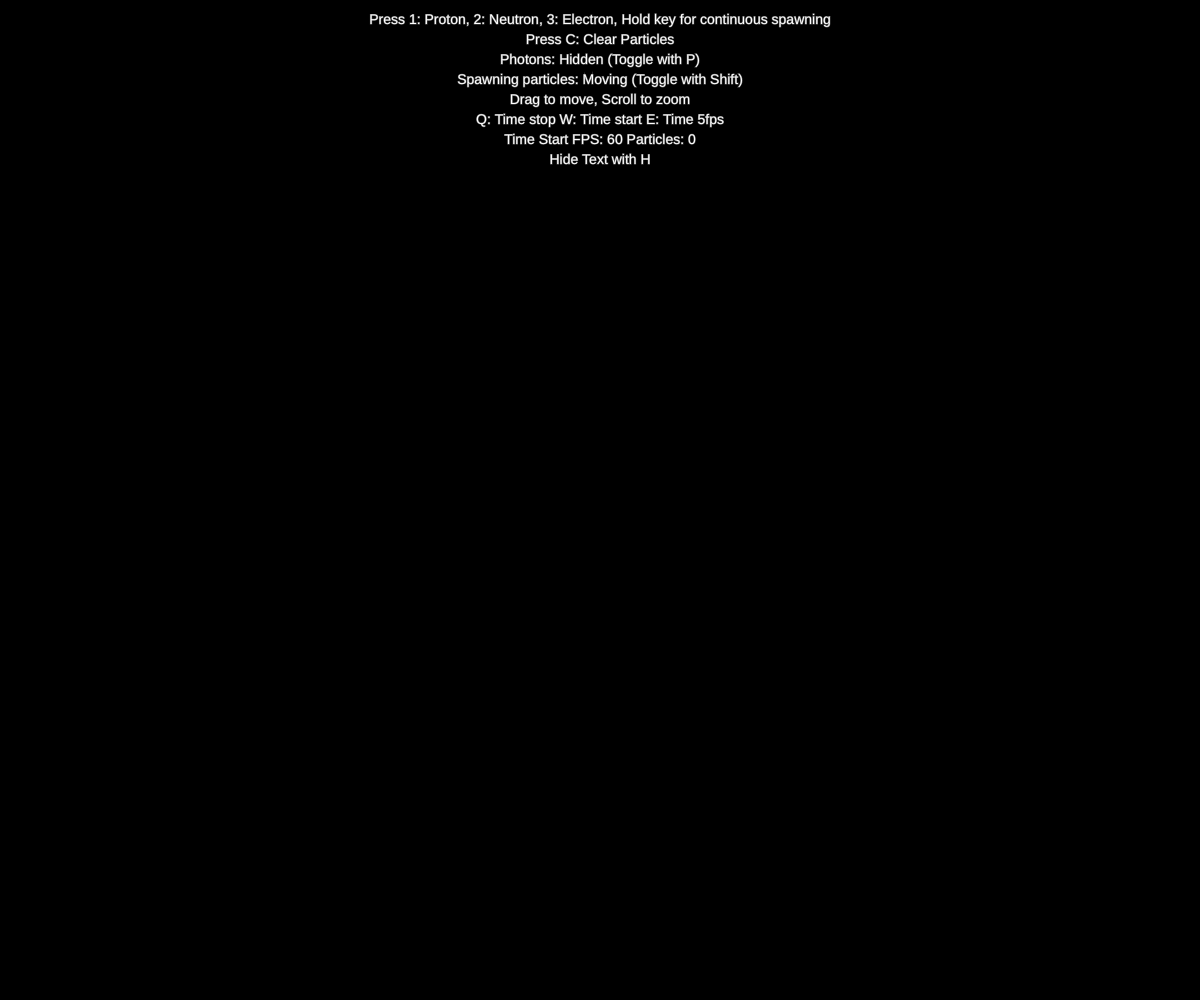
Frame 1 (no input)
Frame 60 (no input): identical to frame 1, image omitted
Frame 120 (the mouse pressed at the canvas centre since frame 60): identical to frame 1, image omitted

The p5.js sketch that drew this single still picture (run headless with seeded random() and noise() and a simulated clock; from frame 60 on, the mouse is pressed at the canvas centre):

// p5.js sketch
// ── sketch.js
let particles = [];
let simulateElectrostatic = true; // Toggle between electrostatic and gravitational forces
let protonCharge = 1; // Charge for protons
let neutronCharge = 0; // Charge for neutrons
let electronCharge = -1; // Charge for electrons
let protonMass = 1883; // Simplified mass
let neutronMass = 1883; // Simplified mass
let electronMass = 10; // Simplified mass
let protonRadius = 30;
let nuetronRadius = 25;
let electronRadius = 10;
let k = 100000; // Simplified electrostatic constant
let G = 1e-6; // Simplified gravitational constant
let positiveForce = true; // Toggle for positive or negative force
let mouseForceMagnitude = 10; // Adjustable force magnitude for mouse
let softeningFactor = 0.1; // Factor to prevent division by zero or instability
let photonEmissionSpeed = 7; // Speed threshold for photon emission
let photonEnergyLoss = 0.1; // Fraction of speed lost upon photon emission
let strongnuclearConstant = 4000
let nuclearMAX = 52;
let nuclearMIN = 17;
let showPhotons = false; // Toggle visibility of photons
let photons = []; // Store emitted photons
let GUHhididen = true;
let scaleFactor = 1;
let offsetX = 0;
let offsetY = 0;
let worldSize = 5000; // Define the size of the world
let keySpawnTimers = {}; // Track time keys are held
let mousegravity = 1000;
let mouseelectrostaic = 1000000;
let freazed = true;
let worldtime = true;
let boundx = -worldSize*0.5 + 0.5*window.innerWidth;
let boundy = -worldSize*0.5 + + 0.5*window.innerHeight
let circlex = 0.5*window.innerWidth
let circley =  0.5*window.innerHeight


function setup() {

  createCanvas(window.innerWidth, window.innerHeight);
  textAlign(CENTER, CENTER);
}
function ChangeLook(){

}

function draw() {
  background(0);


  // Apply transformations
  translate(offsetX, offsetY);
  scale(scaleFactor);

  // Draw world boundaries
  stroke(255);
  noFill();
  rect(boundx, boundy, worldSize, worldSize);

  // circle bound
  // circle(0.5*window.innerWidth,0.5*window.innerHeight,worldSize); 

  // Spawn particles based on key hold duration
  handleKeySpawn();
  stroke(100);
  // Display particles
  for (let particle of particles) {
    if(worldtime){    
      particle.update();
    }
    particle.show();
  }

  // Display photons
  if (showPhotons) {
    for (let photon of photons) {
      photon.update();
      photon.show();
    }
  }

  // Remove photons that are off-screen
  photons = photons.filter(photon => photon.isOnScreen());

  // Draw HUD (untransformed for clarity)
  resetMatrix();
  drawHUD();
}

function mouseDragged() {
  // Adjust the offsets for dragging
  offsetX += movedX;
  offsetY += movedY;
}

function mouseWheel(event) {
  // Zooming at mouse position
  const zoomFactor = event.delta > 0 ? 0.9 : 1.1;
  const mouseWorldX = (mouseX - offsetX) / scaleFactor;
  const mouseWorldY = (mouseY - offsetY) / scaleFactor;

  scaleFactor *= zoomFactor;
  scaleFactor = constrain(scaleFactor, 0.00005, 1000); // Limit zoom levels

  // Adjust offsets to keep zoom centered on mouse
  offsetX = mouseX - mouseWorldX * scaleFactor;
  offsetY = mouseY - mouseWorldY * scaleFactor;
}

function keyPressed() {
  // Initialize spawn timer for key
  if (!keySpawnTimers[key]) {
    keySpawnTimers[key] = millis();
    spawnParticleByKey(key); // Spawn one particle immediately
  }

  // Other key-based interactions
  if (key === "q"){ worldtime = false;
  frameRate(60)}
  if (key === "w") {worldtime = true 
  frameRate(60)};
  if (key === "e") {worldtime = true
    frameRate(5)};
  if (key === "C" || key === "c") particles = []; // Clear all particles
  if (key === "P" || key === "p") {
    showPhotons = !showPhotons
    photons = [];
} // Toggle photon visibility
  if (keyCode === SHIFT) freazed = !freazed;
  if (key === "h") GUHhididen = !GUHhididen;
}

function keyReleased() {
  // Remove spawn timer for key
  delete keySpawnTimers[key];
}



function handleKeySpawn() {

  for (let key in keySpawnTimers) {
    let elapsed = millis() - keySpawnTimers[key];
    if (elapsed > 500) { // Start spawning continuously after 500ms
      if(frameCount % 3 == 0){
        spawnParticleByKey(key);
      }
    }
  }
}

function spawnParticleByKey(key) {
  const x = mouseX / scaleFactor - offsetX / scaleFactor;
  const y = mouseY / scaleFactor - offsetY / scaleFactor;
  if (x >= -worldSize*0.5+0.5*window.innerWidth && x <= worldSize*0.5+0.5*window.innerWidth && y >= -worldSize*0.5+0.5*window.innerHeight && y <= worldSize*0.5+0.5*window.innerHeight) {

    if (key === "1") particles.push(new Proton(x, y,freazed));
    if (key === "2") particles.push(new Neutron(x, y,freazed));
    if (key === "3") particles.push(new Electron(x, y,freazed));


  }

}
function movePoint180(cx, cy, x, y) {
  // Rotate the point 180 degrees around the center (cx, cy)
  let newX = 2 * cx - x;
  let newY = 2 * cy - y;
  return { x: newX, y: newY };
}

function drawHUD() {
  // Reset transformations to draw HUD in screen space
  resetMatrix();
  fill(255);
  if(!freazed){
    fill(color(0,0,255))
  }
  textSize(14);
  if(GUHhididen){
  text("Press 1: Proton, 2: Neutron, 3: Electron, Hold key for continuous spawning", width / 2, 20);
  text("Press C: Clear Particles", width / 2, 40);
  text(`Photons: ${showPhotons ? "Visible" : "Hidden"} (Toggle with P)`, width / 2, 60);
  text("Drag to move, Scroll to zoom", width / 2, 100);
  if(freazed){
    text("Spawning particles: Moving (Toggle with Shift)", width / 2, 80);
  }else{
    text("Spawning particles: Freezed (Toggle with Shift)", width / 2, 80); 
  }
  text("Q: Time stop W: Time start E: Time 5fps", width / 2, 120);
  if(frameRate() <= 6 || worldtime){
    text("Time Start FPS: " + round(frameRate(),0) + " Particles: " + particles.length , width / 2, 140);
  }else{
    text("Time Frozen FPS: 0", width / 2, 140); 
  }
  text("Hide Text with H", width / 2, 160);
  }else{
    text("Show Text with H", width / 2, 20);
    text("Time Start FPS: " + round(frameRate(),0) + " Particles: " + particles.length , width / 2, 40);
  }
}




class Particle {
  constructor(x, y, charge, mass, color,freeze,particlesize) {
    this.x = x;
    this.y = y;
    this.vx = 0;
    this.vy = 0;
    this.ax = 0;
    this.ay = 0;
    this.charge = charge;
    this.mass = mass;
    this.color = color;
    this.freeze = freeze;
    this.particlesize = particlesize;
  }

  applyForce(force) {
    this.ax += force.x / this.mass;
    this.ay += force.y / this.mass;
  }

  emitPhoton() {
    let speed = sqrt(this.vx ** 2 + this.vy ** 2);
    if (speed > photonEmissionSpeed && (this instanceof Neutron || this instanceof Proton)) {
      let direction = createVector(this.vx, this.vy).normalize();
      photons.push(new Photon(this.x, this.y, direction));
      this.vx *= 1 - photonEnergyLoss;
      this.vy *= 1 - photonEnergyLoss;
    }
    if (speed > photonEmissionSpeed*7 && (this instanceof Electron)) {
      let direction = createVector(this.vx, this.vy).normalize();
      photons.push(new Photon(this.x, this.y, direction));
      this.vx *= 1 - photonEnergyLoss;
      this.vy *= 1 - photonEnergyLoss;
    }
  }

  update() {

    this.vx += this.ax;
    this.vy += this.ay;
    this.x += this.vx;
    this.y += this.vy;
    this.ax = 0;
    this.ay = 0;

    // Emit photons if moving fast enough
    this.emitPhoton();

    // Screen wrapping
    if (this.x < -0.5*worldSize+circlex) this.x = 0.5*worldSize+circlex;
    if (this.x > 0.5*worldSize+circlex) this.x = -0.5*worldSize+circlex;
    if (this.y < -0.5*worldSize+circley) this.y = 0.5*worldSize+circley;
    if (this.y > 0.5*worldSize+circley) this.y = -0.5*worldSize+circley;

    //screen wraping for circle
    // if(dist(this.x,this.y,circlex,circley)>0.5*worldSize){
    //   let opposite = movePoint180(circlex,circley,this.x,this.y)
    //   this.x = opposite.x
    //   this.y = opposite.y
    // }


    function resolveCollision(thisObj, otherObj,ditance) {
      let dx = otherObj.x - thisObj.x;
      let dy = otherObj.y - thisObj.y;
      let distance = dist(thisObj.x, thisObj.y, otherObj.x, otherObj.y);
      let minDistance = ditance;
  
      if (distance < minDistance ) {
          let overlap = minDistance - distance;
          let angle = atan2(dy, dx);
          
          // Push each circle away equally
          let moveX = (overlap / 2) * cos(angle);
          let moveY = (overlap / 2) * sin(angle);
  
          thisObj.x -= moveX;
          thisObj.y -= moveY;
          if(otherObj.isfrozen()){
            otherObj.x += moveX;
            otherObj.y += moveY;
          }

      }
  }
  if(this.freeze){
    // Interaction with other particles
    for (let other of particles) {
      if (this !== other) {

        let r = dist(this.x, this.y, other.x, other.y);
        if (r > 0) {
          let direction = createVector(
            other.x - this.x,
            other.y - this.y
          ).normalize();

          // Gravitational force (Fixed: r^2 changed to r ** 2)
          let gravForceMag = (G * (this.mass * other.mass)) / (r ** 2 + softeningFactor);
          let gravForce = direction.copy().mult(gravForceMag);
          this.applyForce(gravForce);

          // Electrostatic force (Fixed: r^2 changed to r ** 2)
          if (simulateElectrostatic) {
            let electroForceMag = (k * (this.charge * other.charge)) / (r ** 2 + softeningFactor);
            // Correct attraction/repulsion logic
            if (this.charge * other.charge < 0) electroForceMag = Math.abs(electroForceMag);
            else electroForceMag = -Math.abs(electroForceMag);
            let electroForce = direction.copy().mult(electroForceMag);
            this.applyForce(electroForce);
          }

          // Strong nuclear force (short-range attraction)
          if (
            (this instanceof Proton && other instanceof Neutron) ||
            (this instanceof Neutron && other instanceof Proton)
          ) {
            let nuclearForceMag = 0; // Fixed: Initialized to 0 to prevent undefined multiplication warnings
            if (r < nuclearMAX && r >nuclearMIN) {
              nuclearForceMag = strongnuclearConstant;

            }        
            // if (r < nuclearMIN) {
            //   nuclearForceMag = -strongnuclearConstant;

            // }          
            let nuclearForce = direction.copy().mult(nuclearForceMag);
            this.applyForce(nuclearForce);

          }
          resolveCollision(this,other,nuclearMIN);

          // if (
          //   (this instanceof Proton && other instanceof Proton) 
          // ) {
          //   resolveCollision(this,other,nuclearMIN);
          // }
          // if (
          //   (this instanceof Neutron && other instanceof Neutron)
          // ) {
          //   resolveCollision(this,other,nuclearMIN);
          // }
        }
      }
      
    } 
    }
  }
  isfrozen(){
    return(this.freeze);
  }
  show() {

    noStroke();
    fill(this.color);
    ellipse(this.x, this.y, this.particlesize);
    if(!this.freeze){
      noStroke();
      fill(0);
      ellipse(this.x, this.y, this.particlesize/3);
    }
  }
}

class Photon {
  constructor(x, y, direction) {
    this.x = x;
    this.y = y;
    this.vx = direction.x * 10; // Photon speed
    this.vy = direction.y * 10;
    this.color = color(255, 255, 0);
  }

  update() {
    this.x += this.vx;
    this.y += this.vy;
  }

  isOnScreen() {
    return this.x >= -0.5*worldSize+0.5*window.innerWidth && this.x <= 0.5*worldSize+0.5*window.innerWidth && this.y >= -0.5*worldSize+0.5*window.innerHeight&& this.y <= 0.5*worldSize+0.5*window.innerHeight;
  }

  show() {
    noStroke();
    fill(this.color);
    ellipse(this.x, this.y, 5);
  }
}

class Proton extends Particle {
  constructor(x, y,freeze) {
    super(x, y, protonCharge, protonMass, color(255, 0, 0),freeze,protonRadius);
  }
}

class Neutron extends Particle {
  constructor(x, y,freeze) {
    super(x, y, neutronCharge, neutronMass, color(255, 255, 0),freeze,nuetronRadius);
  }
}

class Electron extends Particle {
  constructor(x, y,freeze) {
    super(x, y, electronCharge, electronMass, color(0, 0, 255),freeze,electronRadius);
  }
}
